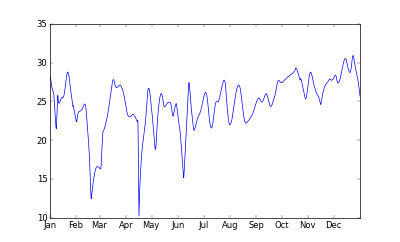

Generate this figure with Python:
from okean import roms
import pylab as pl

his='ocean_his.nc'
grd='ocean_grd.nc'

r=roms.His(his)
t,z,v=r.time_series('salt',-91.5,29.25,depth=-5)

pl.figure(figsize=(8,4.85))
ax=pl.axes()
ax.plot(r.datetime,v)

import matplotlib.dates as mdates
months = mdates.MonthLocator()
fmt=mdates.DateFormatter('%b')
ax.xaxis.set_major_locator(months)
ax.xaxis.set_major_formatter(fmt)

pl.savefig('ex_roms_09.png',dpi=50)
